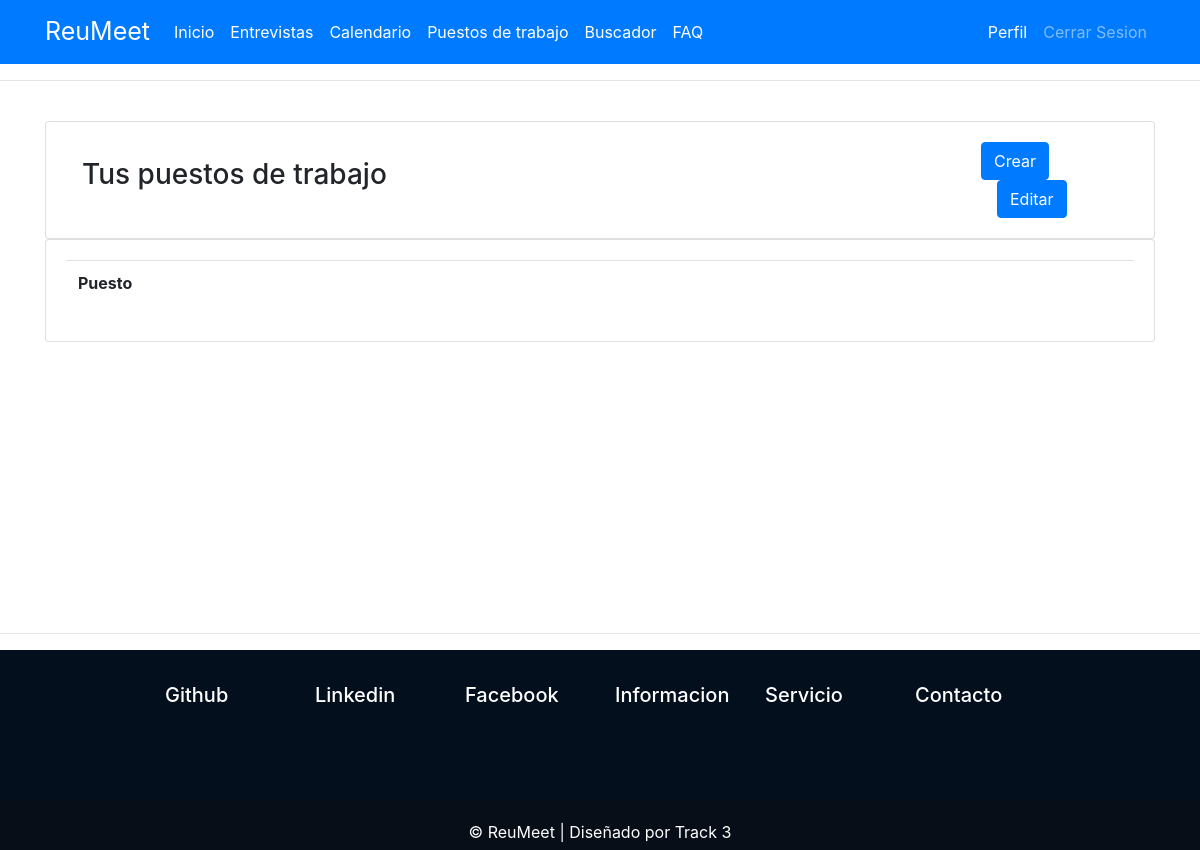
The page /puestos/ (signed in) on the database as committed earlier.
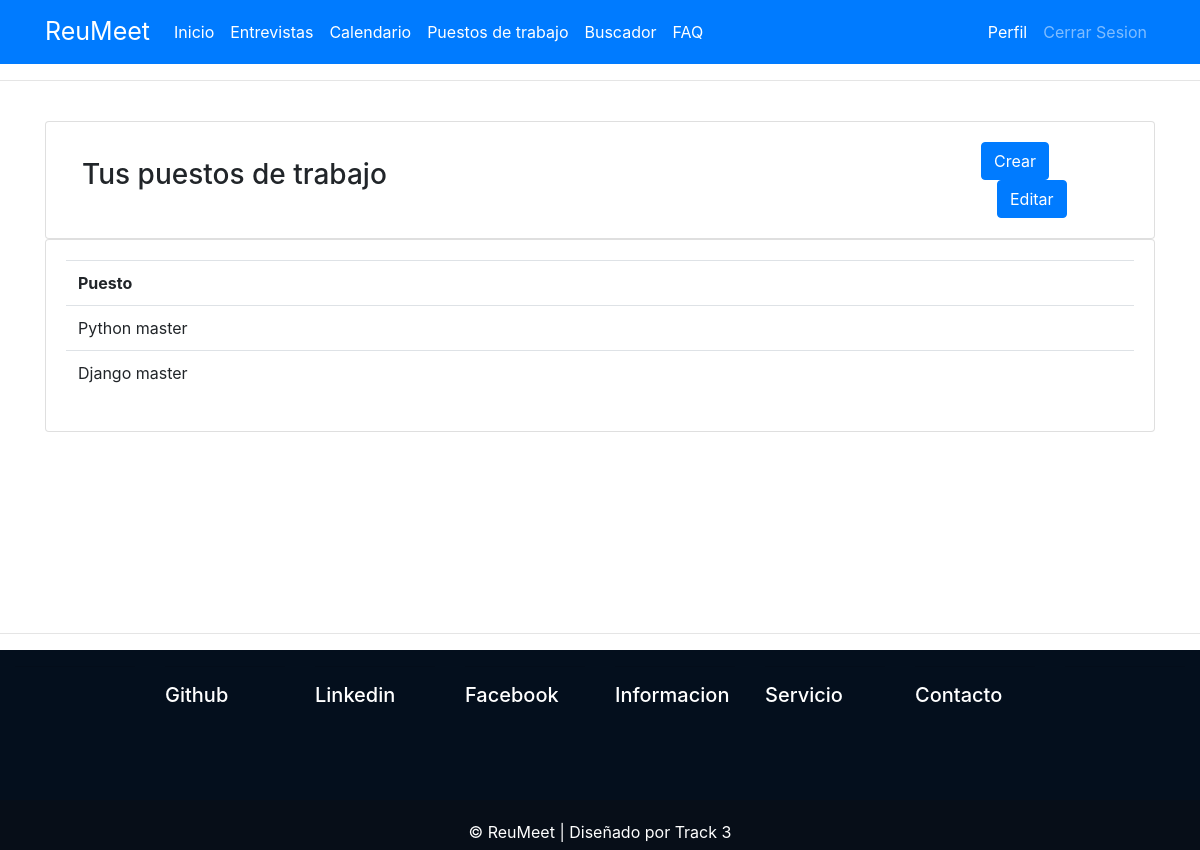
The same page on the database as committed later.
### entrevistas/models.py (models this page shows, shortened)
class Puesto_trabajo(models.Model):
    empresa = models.ForeignKey(User, null=True, on_delete=models.CASCADE)
    titulo = models.CharField(max_length=100, null=True)
    descripcion = models.TextField(null=True)

### entrevistas/views.py (the view)
# urls.py: path('puestos/', views.puestos),
@login_required(login_url='/login')
def puestos(request):
    user = Entrevista.objects.filter(empresa=request.user)
    puestos = Puesto_trabajo.objects.filter(empresa=request.user)
    context = {'puestos': puestos}
    return render(request, 'entrevistas/puestos.html', context)

### entrevistas/templates/entrevistas/puestos.html
{% extends 'page/main.html' %}
{% block content %}
<br>
<div class="row">
    <div class="col-md">
        <div class="card card-body">
            <div class="row">
                <div class="col-md-10">
                    <h3 class="w-75 p-3">Tus puestos de trabajo</h3>
                </div>
                <div class="col-md-2 float-right">
                    <a href="{% url 'crear_puesto' %}"><button class="btn btn-primary" (click)="onAddCategoieModal(addCategorieModal)">Crear</button><a href=""></a>
                    <button class="btn btn-primary" style="margin-left: 1em"
                        (click)="onAddCategoieModal(content)">Editar</button>
                </div>
            </div>
        </div>
        <div class="card card-body">
            <table class="table">
                <tr>
                    <th>Puesto</th>
                </tr>
                {% for i in puestos %}
                <tr>
                    <td>{{ i.titulo }}</td>
                </tr>
                {% endfor %}
            </table>
        </div>
    </div>
</div>
{% endblock content %}

Rows that differ between the two databases and show on the page:
added Puesto_trabajo: titulo "Python master"
added Puesto_trabajo: titulo "Django master"
